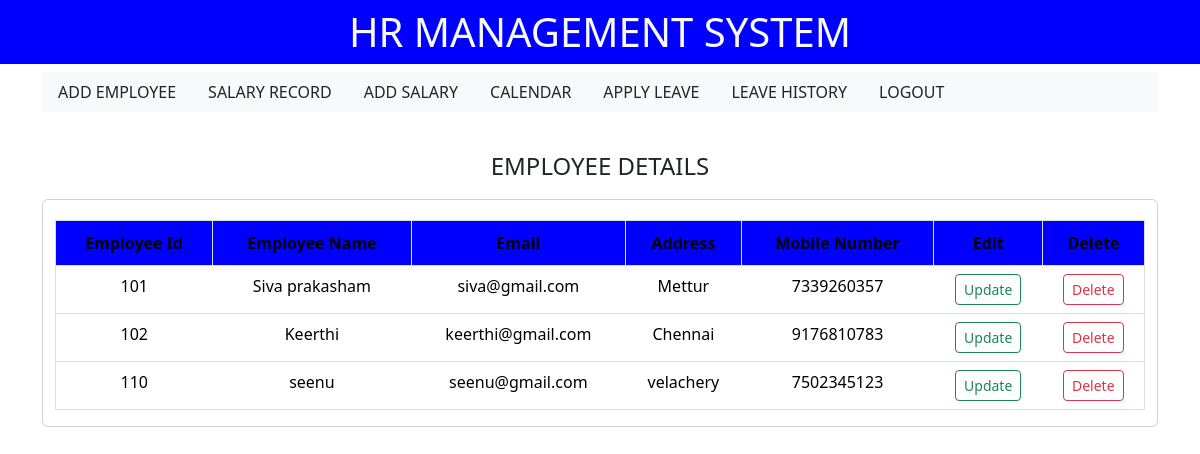
The app's page /allemployees/ with its own data.
### emp/models.py (models this page shows)
class Employee(models.Model):
    employeeid    = models.CharField(max_length=100)
    image=models.ImageField(upload_to=getFileName,null=True,blank=True)
    employeename  = models.CharField(max_length=50)
    email         = models.CharField(max_length=50)
    address       = models.CharField(max_length=50)
    mobilenumber  = models.CharField(max_length=50)

### emp/views.py (the view)
# urls.py: path("allemployees/",                 views.allemployees,    name="allemployees"),
def allemployees(request):
    emp = Employee.objects.all()
    return render(request, "emp/allemployees.html" , {"allemployees":emp})

### emp/templates/emp/allemployees.html (shortened to what this page needs)
{% extends "base.html" %}
{% load static %}
{% block content %}
<div class="header d-flex justify-content-between bg-light">
  <nav class="nav">
      <a class="nav-link text-dark" href="{% url 'addemployee' %}">ADD EMPLOYEE</a>
      <a class="nav-link text-dark" href="{% url 'salarydetails' %}">SALARY RECORD</a>
      <a class="nav-link text-dark" href="{% url 'addsalary' %}"> ADD SALARY </a>
      <a class="nav-link text-dark" href="{% url 'calendar' %}"> CALENDAR </a>
      <a class="nav-link text-dark" href="{% url 'applyleave' %}"> APPLY LEAVE </a>
      <a class="nav-link text-dark" href="{% url 'history' %}"> LEAVE HISTORY </a>
      <a class="nav-link text-dark" href="{% url 'logout' %}"> LOGOUT </a>
    </nav>
</div>
<h4 class="text-center">EMPLOYEE DETAILS</h4>
<div class="container card">
    <div class="">
        <table class="table text-center">
            <thead>
              <tr>
                <th scope="col">Employee Id</th>
                <th scope="col">Employee Name</th>
                <th scope="col">Email</th>
                <th scope="col">Address</th>
                <th scope="col">Mobile Number</th>
                <th scope="col">Edit</th>
                <th scope="col">Delete</th>
              </tr>
            </thead>
            <tbody>
                {% if allemployees %}
                {% for eachemployee in allemployees %}
              <tr>
                <td>{{ eachemployee.employeeid }}</td>
                <td>{{ eachemployee.employeename }}</td>
                <td>{{ eachemployee.email }}</td>
                <td>{{ eachemployee.address }}</td>
                <td>{{ eachemployee.mobilenumber }}</td>
                <td><a href="{% url 'updateemployee' eachemployee.id %}" class="btn btn-sm btn-outline-success">Update</a></td>
                <td><a href="{% url 'deleteemployee' eachemployee.id %}" class="btn btn-sm btn-outline-danger">Delete</a></td>
              </tr>
              {% endfor %}
              {% endif %}
            </tbody>
          </table>
    </div>
</div>
{% endblock content %}

### emp/templates/emp/allemployees.html (style rules this page uses)
h4 { margin-top: 30px; padding: 10px; }
.table { width: 100%; border-collapse: collapse; border: 1px solid #ddd; margin-top: 20px; }
.table th { padding: 10px; text-align: center; border: 1px solid #ddd; }
.table th { background-color: blue; }
.table tbody tr:nth-child(even) { background-color: #f2f2f2; }

### records on screen
Employee: employeeid "101", employeename "Siva prakasham", email "siva@gmail.com", address "Mettur", mobilenumber "7339260357"
Employee: employeeid "102", employeename "Keerthi", email "keerthi@gmail.com", address "Chennai", mobilenumber "9176810783"
Employee: employeeid "110", employeename "seenu", email "seenu@gmail.com", address "velachery", mobilenumber "7502345123"
